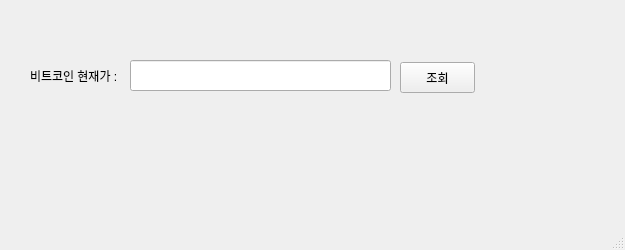
<?xml version="1.0" encoding="UTF-8"?>
<ui version="4.0">
 <class>MainWindow</class>
 <widget class="QMainWindow" name="MainWindow">
  <property name="geometry">
   <rect>
    <x>0</x>
    <y>0</y>
    <width>625</width>
    <height>250</height>
   </rect>
  </property>
  <property name="windowTitle">
   <string>MainWindow</string>
  </property>
  <widget class="QWidget" name="centralwidget">
   <widget class="QPushButton" name="pushButton">
    <property name="geometry">
     <rect>
      <x>400</x>
      <y>62</y>
      <width>75</width>
      <height>31</height>
     </rect>
    </property>
    <property name="text">
     <string>조회</string>
    </property>
   </widget>
   <widget class="QLabel" name="label">
    <property name="geometry">
     <rect>
      <x>30</x>
      <y>60</y>
      <width>101</width>
      <height>31</height>
     </rect>
    </property>
    <property name="text">
     <string>비트코인 현재가 : </string>
    </property>
   </widget>
   <widget class="QLineEdit" name="lineEdit">
    <property name="geometry">
     <rect>
      <x>130</x>
      <y>60</y>
      <width>261</width>
      <height>31</height>
     </rect>
    </property>
   </widget>
  </widget>
  <widget class="QMenuBar" name="menubar">
   <property name="geometry">
    <rect>
     <x>0</x>
     <y>0</y>
     <width>625</width>
     <height>22</height>
    </rect>
   </property>
  </widget>
  <widget class="QStatusBar" name="statusbar"/>
 </widget>
 <resources/>
 <connections/>
</ui>
